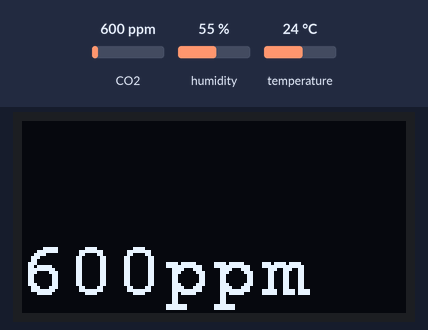
A sketch run on a simulated Arduino Uno, built with avr-gcc and run on an emulated ATmega328P. Parts: 128×64 one-colour display. The inputs (shaded band) are chosen by the test bench; at power-on: CO2 600 ppm, humidity 55 %, temperature 24 °C. What the sketch prints to the serial monitor is not drawn.

Above: at 1.2 s.
1.3 s: CO2 set to 452 ppm
At 4.2 s:
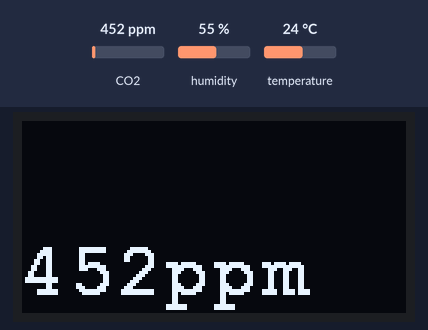
4.3 s: CO2 set to 1050 ppm
At 9.1 s:
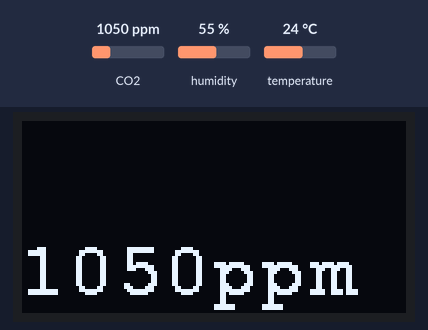
10.2 s: CO2 set to 1700 ppm
At 12.8 s:
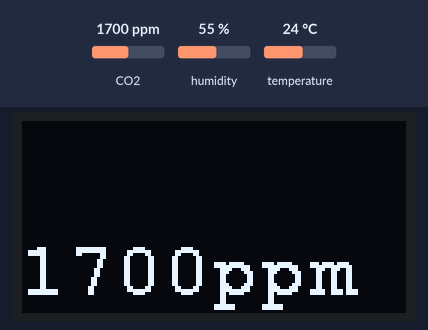
Timing chart, 0 to 14.3 s (numbered marks = the images above; inputs shaded):
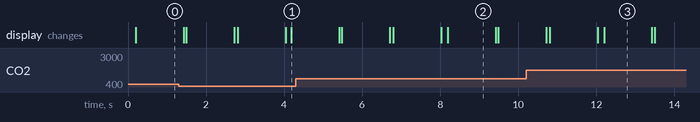

Measured:
- what the display in image 2 shows lasts 1.2 s, from 8.2 s to 9.4 s

The sketch:

CO2_Display.ino
```cpp
/*
 * Für Hiltec WiFi LoRa 32 V2
 * Zeigt SCD30 CO2, Temperatur, rH auf dem Display an
 */

#include <Arduino.h>
#include <U8x8lib.h>

#ifdef U8X8_HAVE_HW_SPI
#include <SPI.h>
#endif
#ifdef U8X8_HAVE_HW_I2C
#include <Wire.h>
#endif


// Please UNCOMMENT one of the contructor lines below
// U8x8 Contructor List
// The complete list is available here: https://github.com/olikraus/u8g2/wiki/u8x8setupcpp
// Please update the pin numbers according to your setup. Use U8X8_PIN_NONE if the reset pin is not connected
U8X8_SSD1306_128X64_NONAME_SW_I2C u8x8(/* clock=*/ 15, /* data=*/ 4, /* reset=*/ 16); 	      // FIXME Hiltec...

#include "SparkFun_SCD30_Arduino_Library.h" //Click here to get the library: http://librarymanager/All#SparkFun_SCD30
SCD30 airSensor;

void setup(void)
{
  Serial.begin(115200);
  Serial.println("SCD30 Example");

  Wire.begin();
  if (airSensor.begin() == false)
  {
    Serial.println("Air sensor not detected. Please check wiring. Freezing...");
    while (1)
      ;
  }

  u8x8.begin();
  //u8x8.setFlipMode(1);

  //u8x8.setFont(u8x8_font_chroma48medium8_r);
  u8x8.setFont(u8x8_font_courB18_2x3_f);

}

void loop(void)
{
  if (airSensor.dataAvailable())
  {
    Serial.print("co2(ppm):");
    Serial.print(airSensor.getCO2());

    Serial.print(" temp(C):");
    Serial.print(airSensor.getTemperature(), 1);

    Serial.print(" humidity(%):");
    Serial.print(airSensor.getHumidity(), 1);

    Serial.println();

    u8x8.clear();
    u8x8.setCursor(0, 5);
    u8x8.printf("%ippm", airSensor.getCO2());
    delay (1200);

    u8x8.clear();
    u8x8.setCursor(0, 5);
    u8x8.printf("%.1f", airSensor.getTemperature());
    u8x8.print("\xb0");
    u8x8.print("C");
    delay (1200);

    u8x8.clear();
    u8x8.setCursor(0, 5);
    u8x8.printf("%.1f%%rH", airSensor.getHumidity());
    delay (1200);
  }
  else
  {
     Serial.println("Waiting for new data");
     delay(3000);
  }


}
```
